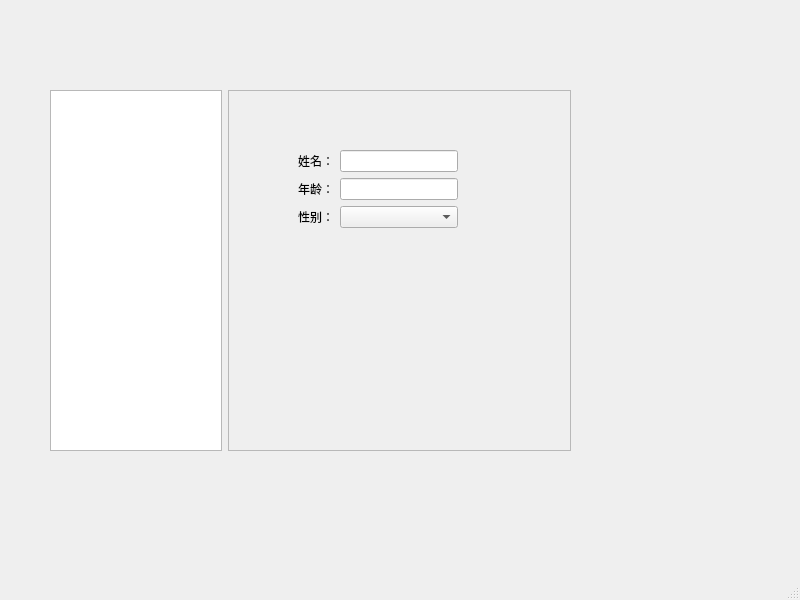
<?xml version="1.0" encoding="UTF-8"?>
<ui version="4.0">
 <class>MainWindow</class>
 <widget class="QMainWindow" name="MainWindow">
  <property name="geometry">
   <rect>
    <x>0</x>
    <y>0</y>
    <width>800</width>
    <height>600</height>
   </rect>
  </property>
  <property name="windowTitle">
   <string>MainWindow</string>
  </property>
  <widget class="QWidget" name="centralwidget">
   <widget class="QWidget" name="horizontalLayoutWidget">
    <property name="geometry">
     <rect>
      <x>50</x>
      <y>90</y>
      <width>521</width>
      <height>361</height>
     </rect>
    </property>
    <layout class="QHBoxLayout" name="horizontalLayout">
     <item>
      <widget class="QTreeView" name="treeView">
       <property name="sizePolicy">
        <sizepolicy hsizetype="Expanding" vsizetype="Expanding">
         <horstretch>1</horstretch>
         <verstretch>0</verstretch>
        </sizepolicy>
       </property>
      </widget>
     </item>
     <item>
      <widget class="QFrame" name="frame">
       <property name="sizePolicy">
        <sizepolicy hsizetype="Expanding" vsizetype="Preferred">
         <horstretch>2</horstretch>
         <verstretch>0</verstretch>
        </sizepolicy>
       </property>
       <property name="frameShape">
        <enum>QFrame::StyledPanel</enum>
       </property>
       <property name="frameShadow">
        <enum>QFrame::Raised</enum>
       </property>
       <widget class="QWidget" name="formLayoutWidget">
        <property name="geometry">
         <rect>
          <x>70</x>
          <y>60</y>
          <width>160</width>
          <height>80</height>
         </rect>
        </property>
        <layout class="QFormLayout" name="formLayout">
         <item row="0" column="0">
          <widget class="QLabel" name="label">
           <property name="text">
            <string>姓名：</string>
           </property>
          </widget>
         </item>
         <item row="0" column="1">
          <widget class="QLineEdit" name="lineEdit"/>
         </item>
         <item row="1" column="0">
          <widget class="QLabel" name="label_2">
           <property name="text">
            <string>年龄：</string>
           </property>
          </widget>
         </item>
         <item row="1" column="1">
          <widget class="QLineEdit" name="lineEdit_2"/>
         </item>
         <item row="2" column="0">
          <widget class="QLabel" name="label_3">
           <property name="text">
            <string>性别：</string>
           </property>
          </widget>
         </item>
         <item row="2" column="1">
          <widget class="QComboBox" name="comboBox"/>
         </item>
        </layout>
       </widget>
      </widget>
     </item>
    </layout>
   </widget>
  </widget>
  <widget class="QMenuBar" name="menubar">
   <property name="geometry">
    <rect>
     <x>0</x>
     <y>0</y>
     <width>800</width>
     <height>22</height>
    </rect>
   </property>
  </widget>
  <widget class="QStatusBar" name="statusbar"/>
 </widget>
 <resources/>
 <connections/>
</ui>
